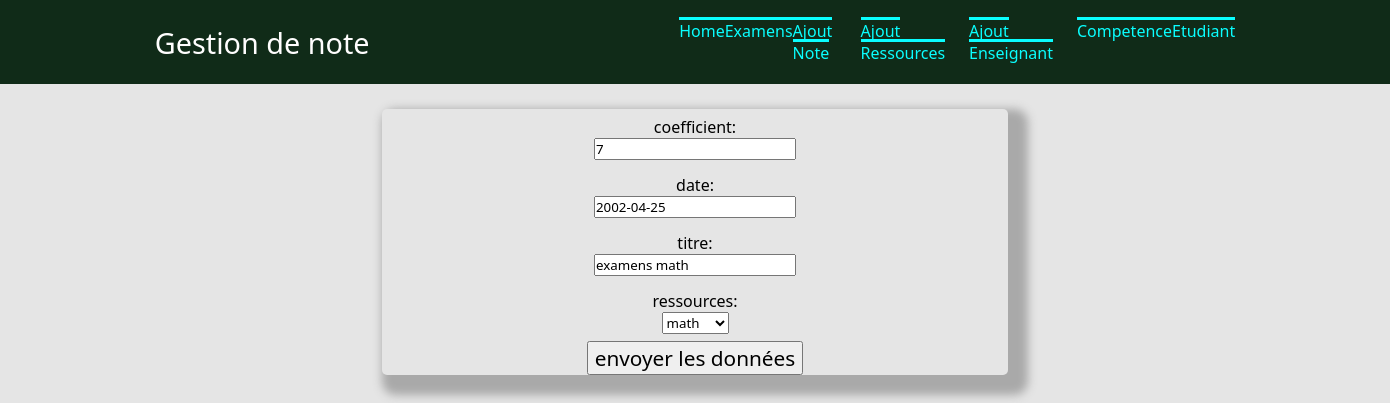
Page /gestion/update_exa/1 on the committed database.
### gestion/models.py (models this page shows, shortened)
class Examens(models.Model):
    titre = models.CharField(max_length=100)
    date = models.DateField(blank=True, null = True)
    coefficient = models.CharField(max_length=100)
    ressources = models.ForeignKey('Ressources', on_delete=models.CASCADE,null = True,)
    def dico(self):
        return {"titre": self.titre,"date": self.date, "coefficient": self.coefficient,"ressources": self.ressources,}

### gestion/views.py (the view)
# urls.py: path("update_exa/<int:id>", views.update_exa),
def update_exa(request, id):
    examens = models.Examens.objects.get(pk=id)
    exform = ExamensForm(examens.dico())
    return render(request,"gestion/update_exa.html",{"exform": exform,"id":id})

### gestion/forms.py
class ExamensForm(ModelForm):
    class Meta:
        model = models.Examens
        fields = ('coefficient','date','titre','ressources')
        labels = {
            'coefficient': _('coefficient'),
            'date': _('date'),
            'titre': _('titre'),
            'ressources': _('ressources'),
        }
        localized_fields = ('date',)

### gestion/models.py (called while the page is built)
    def __str__(self):
        return  self.nom

### gestion/templates/gestion/update_exa.html (shortened to what this page needs)
     {% extends "gestion/main.html" %}
{%block content %}
    <form method="post" action="/gestion/traitementupdate_exa/{{id}}">
    {{ exform.as_p }}
        <input type="submit" value="envoyer les données">
    </form>
{% endblock %}

### gestion/static/gestion/style.css (style rules this page uses)
* { font-weight:1; font-family:system-ui,arial; }
html, body { margin : 0px; padding : 0px; background-color: #E5E5E5; }
input[type=submit],button { #background:#404040; font-family:system-ui,arial; font-size:130%; padding: revert; }
input[type=text],input[type=number],textarea,select,option { color:black; font-family:system-ui,arial; }
form { flex-direction:column; align-items:center; margin-top:25px; width:45%; height: auto; border-radius:5px; box-shadow:10px 10px 10px 10px #A9A9A9; margin:25px; text-align: -webkit-center; }
form > p { list-style-type:none; display:flex; flex-direction:column; align-items:center; padding:7px; width:70%; }
* { margin: 0; padding: 0; }
body { font-family: Rubik; overflow-x: hidden; }

### rows in the picture
Examens: coefficient "7", date "2002-04-25", titre "examens math", ressources "math"
